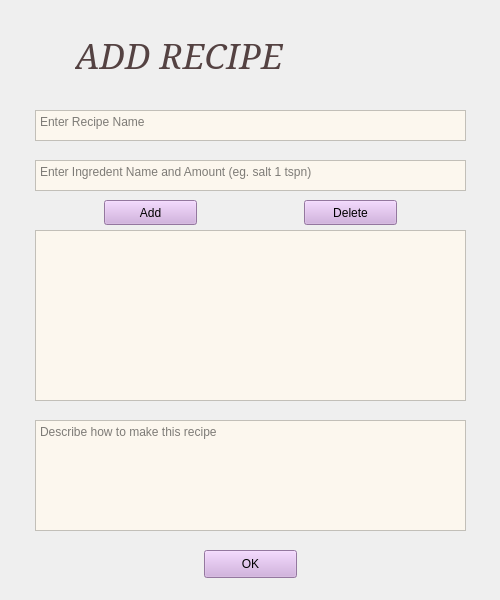
<?xml version="1.0" encoding="UTF-8"?>
<ui version="4.0">
 <class>AddRecipe</class>
 <widget class="QWidget" name="AddRecipe">
  <property name="geometry">
   <rect>
    <x>0</x>
    <y>0</y>
    <width>500</width>
    <height>600</height>
   </rect>
  </property>
  <property name="windowTitle">
   <string>AddRecipe</string>
  </property>
  <property name="styleSheet">
   <string notr="true">QtextEdit {
	text-color: rgb(255, 170, 255);
}</string>
  </property>
  <widget class="QPushButton" name="OKa">
   <property name="geometry">
    <rect>
     <x>204</x>
     <y>550</y>
     <width>93</width>
     <height>28</height>
    </rect>
   </property>
   <property name="styleSheet">
    <string notr="true">QPushButton {
	background-color: #CFA7DE;
}</string>
   </property>
   <property name="text">
    <string>OK</string>
   </property>
  </widget>
  <widget class="QTextEdit" name="ingrname">
   <property name="geometry">
    <rect>
     <x>35</x>
     <y>160</y>
     <width>431</width>
     <height>31</height>
    </rect>
   </property>
   <property name="styleSheet">
    <string notr="true">QTextEdit {
	background-color: #FCF7EE;
}</string>
   </property>
   <property name="html">
    <string>&lt;!DOCTYPE HTML PUBLIC &quot;-//W3C//DTD HTML 4.0//EN&quot; &quot;http://www.w3.org/TR/REC-html40/strict.dtd&quot;&gt;
&lt;html&gt;&lt;head&gt;&lt;meta name=&quot;qrichtext&quot; content=&quot;1&quot; /&gt;&lt;style type=&quot;text/css&quot;&gt;
p, li { white-space: pre-wrap; }
&lt;/style&gt;&lt;/head&gt;&lt;body style=&quot; font-family:'MS Shell Dlg 2'; font-size:7.8pt; font-weight:400; font-style:normal;&quot;&gt;
&lt;p style=&quot;-qt-paragraph-type:empty; margin-top:0px; margin-bottom:0px; margin-left:0px; margin-right:0px; -qt-block-indent:0; text-indent:0px;&quot;&gt;&lt;br /&gt;&lt;/p&gt;&lt;/body&gt;&lt;/html&gt;</string>
   </property>
   <property name="placeholderText">
    <string>Enter Ingredent Name and Amount (eg. salt 1 tspn)</string>
   </property>
  </widget>
  <widget class="QListWidget" name="ingrlist">
   <property name="geometry">
    <rect>
     <x>35</x>
     <y>230</y>
     <width>431</width>
     <height>171</height>
    </rect>
   </property>
   <property name="styleSheet">
    <string notr="true">QListWidget {
	background-color: #FCF7EE;
}</string>
   </property>
  </widget>
  <widget class="QPushButton" name="addingr">
   <property name="geometry">
    <rect>
     <x>104</x>
     <y>200</y>
     <width>93</width>
     <height>25</height>
    </rect>
   </property>
   <property name="styleSheet">
    <string notr="true">QPushButton {
	background-color: #CFA7DE;
}</string>
   </property>
   <property name="text">
    <string>Add</string>
   </property>
  </widget>
  <widget class="QPushButton" name="deleteingr">
   <property name="geometry">
    <rect>
     <x>304</x>
     <y>200</y>
     <width>93</width>
     <height>25</height>
    </rect>
   </property>
   <property name="styleSheet">
    <string notr="true">QPushButton {
	background-color: #CFA7DE;
}</string>
   </property>
   <property name="text">
    <string>Delete</string>
   </property>
  </widget>
  <widget class="QTextEdit" name="rname">
   <property name="geometry">
    <rect>
     <x>35</x>
     <y>110</y>
     <width>431</width>
     <height>31</height>
    </rect>
   </property>
   <property name="styleSheet">
    <string notr="true">QTextEdit {
	background-color: #FCF7EE;
}</string>
   </property>
   <property name="placeholderText">
    <string>Enter Recipe Name</string>
   </property>
  </widget>
  <widget class="QTextEdit" name="howto">
   <property name="geometry">
    <rect>
     <x>35</x>
     <y>420</y>
     <width>431</width>
     <height>111</height>
    </rect>
   </property>
   <property name="styleSheet">
    <string notr="true">QTextEdit {
	background-color: #FCF7EE;
}</string>
   </property>
   <property name="placeholderText">
    <string>Describe how to make this recipe</string>
   </property>
  </widget>
  <widget class="QLabel" name="label">
   <property name="geometry">
    <rect>
     <x>75</x>
     <y>30</y>
     <width>351</width>
     <height>51</height>
    </rect>
   </property>
   <property name="font">
    <font>
     <family>Elephant</family>
     <pointsize>26</pointsize>
     <italic>true</italic>
    </font>
   </property>
   <property name="autoFillBackground">
    <bool>false</bool>
   </property>
   <property name="styleSheet">
    <string notr="true">QLabel {
	color: #544242;
}</string>
   </property>
   <property name="text">
    <string>ADD RECIPE</string>
   </property>
  </widget>
 </widget>
 <layoutdefault spacing="6" margin="11"/>
 <resources/>
 <connections/>
</ui>
